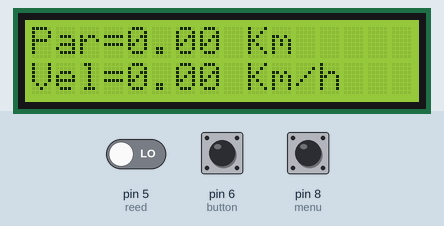
The sketch below on a simulated Arduino Uno, built with avr-gcc and run on an emulated ATmega328P. Parts: 16×2 character LCD. The test bench sets the inputs (shaded band); at power-on: pin 6 (button) LOW, pin 5 (reed) LOW, pin 8 (menu) LOW.

Above: at 2.3 s.
2.4 s: pin 6 (button) pulled HIGH for 1 s
At 4.1 s:
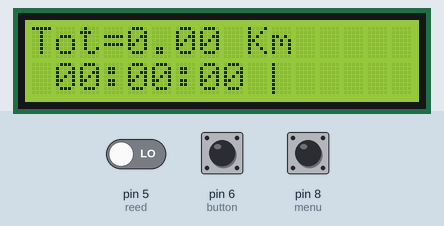
4.9 s: pin 5 (reed) driven HIGH
At 7.2 s:
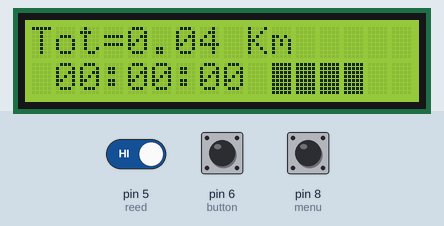
7.3 s: pin 8 (menu) pulled HIGH for 3.2 s
At 10.2 s:
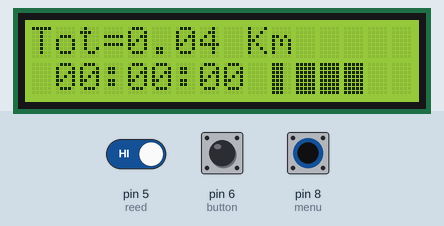
13.2 s: pin 6 (button) pulled HIGH for 3.2 s
At 13.64 s:
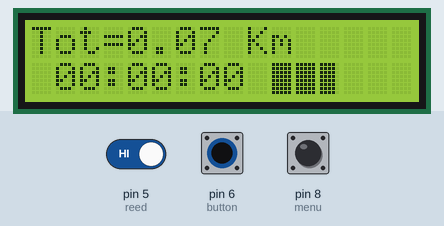
17.9 s: pin 5 (reed) driven LOW
At 20.6 s:
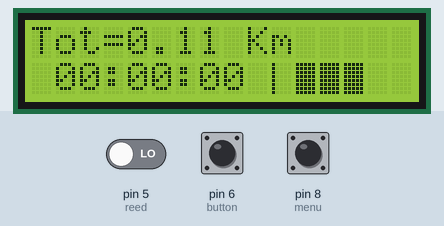
20.9 s: pin 5 (reed) driven HIGH
At 20.98 s:
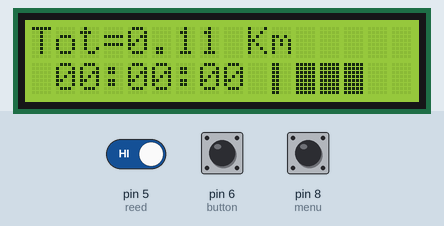
Timing chart, 0 to 23.4 s (numbered marks = the images above; inputs shaded):
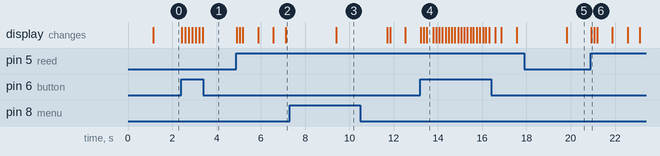

Measured:
- after the input at 2.4 s, the display: changes at once (image 1)
- after the input at 4.9 s, the display: first changes at once (image 2 shows a later state)
- after the input at 7.3 s, the display: changes after 2.1 s (image 3)
- after the input at 13.2 s, the display: first changes at once (image 4 shows a later state)
- after the input at 17.9 s, the display: changes after 1.9 s (image 5)
- after the input at 20.9 s, the display: changes at once (image 6)

The sketch:

Tachimetro.ino
```cpp
#include <Wire.h>
#include <LiquidCrystal_I2C.h>
#include <Math.h>

#define button 6 //pin a cui collego il bottone per agire sul menù
#define reed 5 //pin a cui collego il sensore reed
#define menu 8 //pin per interagire con il menù (start/stop timer, azzeramento parziale ecc)

LiquidCrystal_I2C lcd (0x27, 2, 1, 0, 4, 5, 6, 7, 3, POSITIVE); //scl=A5, sda=A4
float c = 2.07470779; //lunghezza ruota (da 26'') in metri
float V = 0; //Velocità
int an_speed = 0; //Variabile per la visualizzazione analogica della velocità
float A = 0; //Accelerazione
float P = 0; //Distanza percorsa a partire dall'ultima corsa
float Km = 0; //distanza totale percorsa in Km
unsigned long t1, t2 = 0; //Variabili temporali 1 e 2
unsigned long int guard = 0; //Variabile che controlla se sono fermo
unsigned long time_start, timer = 0; //Istante di inizio del cronometro e tempo trascorso dall'istante d'inizio
int h, m, s = 0; //Ore, minuti e secondi per il cronometro
boolean start_stop = false; //Booleano per verificare se il cronometro è avviato o fermo. falso finchè il cronometro è fermo
int page = 0; ///Var che mi dice a che pagina è il display
boolean double_click = false; //Booleano che indica la pressione doppia del pulsante per agire sul menù

/* Creazione dei caratteri per indicare la velocità in maniera analogica e visiva */

/*byte five[8] = { B11111, B11111, B11111, B11111, B11111, B11111, B11111, B11111 };

byte four[8] = { B11110, B11110, B11110, B11110, B11110, B11110, B11110, B11110 };

byte three[8] = { B11100, B11100, B11100, B11100, B11100, B11100, B11100, B11100 };

byte two[8] = { B11000, B11000, B11000, B11000, B11000, B11000, B11000, B11000};

byte one[8] = { B10000, B10000, B10000, B10000, B10000, B10000, B10000, B10000 };*/
const uint8_t matrix[][8] ={
 {
  0x10,
  0x10,
  0x10,
  0x10,
  0x10,
  0x10,
  0x10,
  0x10},

{
  0x18,
  0x18,
  0x18,
  0x18,
  0x18,
  0x18,
  0x18,
  0x18},

 {
  0x1C,
  0x1C,
  0x1C,
  0x1C,
  0x1C,
  0x1C,
  0x1C,
  0x1C},

{
  0x1E,
  0x1E,
  0x1E,
  0x1E,
  0x1E,
  0x1E,
  0x1E,
  0x1E},

  {
  0x1f,
  0x1f,
  0x1f,
  0x1f,
  0x1f,
  0x1f,
  0x1f,
  0x1f}
  };

/* Gestione della visualizzazione analogica della velocità. Ogni colonna illuminata equivale a 2 Km/h, si legge fino ad un massimo di 40 Km/h (uso 4 caratteri) */

void analog_speed () {
  lcd.setCursor(10,1);
  if (V < 40) {
    an_speed = round(V / 2);
  }
  else {
    an_speed = 20;
  }
  for (int i = 0; i < an_speed/5; i++) {
        lcd.print(char(4));
      }
     if (an_speed < 20){
      lcd.print( char( an_speed % 5 ) );
      }
    }


/* Funzioni per la gestione del refresh e cambio del menu sull'lcd */

void Round(int page) {  //funzione che alla pressione del tasto sul pin button cambia la pagina visualizzata sul display lcd
  switch (page) {
    case 0: { //Distanza parziale e velocità
        lcd.clear();
        lcd.print("Par="); lcd.print(P); lcd.print(" Km");
        lcd.setCursor(0, 1);
        lcd.print("Vel="); lcd.print(V); lcd.print(" Km/h");
        break;
      }
    case 1: { //Distanza totale e cronometro
        lcd.clear();
        lcd.print( "Tot="); lcd.print(Km); lcd.print(" Km");
        lcd.setCursor(0, 1);
        if (start_stop == true ) { //se il cronometro non è stato avviato, timer non si deve aggiornare ma rimanere a 0
          timer = (millis() - time_start) / 1000;
        }
        Refresh_Chronometer();
        analog_speed();
        break;
      }
  }
}

void Refresh(int page) { //funzione che aggiorna i valori visualizzati sulla pagina attuale senza riscrivere l'intera pagina
  if (start_stop == true ) { //se il cronometro non è stato avviato, start_stop deve rimanere a 0, altrimenti si aggiorna anche se sono in pagina 0, poi non verrà visualizzato
    timer = (millis() - time_start) / 1000;
  }
  else {
    m, h, s = 0;
  }
  switch (page) {

    case 0: {
        lcd.setCursor(4, 0);
        lcd.print(P);
        lcd.setCursor(4, 1);
        lcd.print(V);

        break;

      }
    case 1: {
        lcd.setCursor(4, 0);
        lcd.print(Km);
        Refresh_Chronometer();
        analog_speed();
        break;
      }
  }
}


boolean chronometer(boolean start_stop) { //Gestione del cronometro
  if (start_stop == false) { // se è fermo lo devo avviare il cronometro
    time_start = millis(); //Timer contiene l'istante in cui è stato avviato il cronometro
    return true; //Ne segnalo l'avvio
  }
  else {
    h, m, s = 0;
    return false;
  }
}

void Refresh_Chronometer() {
lcd.setCursor(1,1);
  if (h < 10) {
    lcd.print("0");
    lcd.print(h);
    lcd.print(":");
  }
  else {
    lcd.print(h);
    lcd.print(":");
  }
  if (m < 10) {
    lcd.print("0");
    lcd.print(m);
    lcd.print(":");
  }
  else {
    lcd.print(m);
    lcd.print(":");
  }
  if (s < 10) {
    lcd.print("0");
    lcd.print(s);
  }
  else {
    lcd.print(s);
  }

}


void setup() {
  pinMode(reed, INPUT);
  pinMode(button, INPUT);
  pinMode (menu, INPUT);
  lcd.begin(16, 2);
  for (int i = 0 ; i <= 4 ; i++){
  lcd.createChar(i, (uint8_t *)matrix[i]);
  }
  lcd.print("Ciao Elia,");
  lcd.setCursor(0, 1);
  lcd.print("Buona corsa! :)");
  delay(1000);
  Round(page);
}

void loop() {
  /*        Model View Control
  Aggiornamento modello interno*/

  /*Diplay*/

  /*Controllo*/
  guard = millis();
  if ((guard - t2) > 2000) { //controllo se sono fermo
    V = 0;
    Refresh(page);
  }
  if (digitalRead(reed) == HIGH) { //controllo se il reed ha dato un'impulso e calcolo distanza e velocità
    t1 = t2;
    t2 = millis();
    V = (c *  3600  / (t2 - t1));
    Km = Km + (c / 1000);
    P = P + (c / 1000);
    Refresh(page);
    delay(120); //andando a 50km/h faccio un giro di ruota ogni 150ms è inutile ripetere più spesso il loop e non rischio di prendere due volte lo stesso passaggio della ruota
  }

  if (digitalRead(button) == HIGH) { //Per cambiare pagina del display lcd
    page = (page + 1) % 2; //IN INFORMATICA SI CONTA DA ZERO CAPRA
    Round(page);
    delay(120);
  }

  if (digitalRead(menu) == HIGH) { //riconosce la pressione del pulsante di menù e su quale pagina è stato premuto
    delay(2000);
    switch (page) {
      case 0:
        P = 0; //azzera il parziale
        break;
      case 1:
        start_stop = chronometer(start_stop); //avvia la funzione di gestione del cronometro
        break;
    }
  }

  if ( ( (timer - (h * 3600 + m * 60 + s) ) >= 1 && start_stop == true ) ) { //aggiornamento del tempo del cronometro, lo valuto solo se il cronometro è stato avviato e in ogni caso ogni secondo
    h = timer / 3600; //definizione variabili del cronometro
    m = (timer - h * 3600) / 60;
    s = (timer - h * 3600 - m * 60);
  }
}
//per azzerare il cronometro un doppio doppio click in pagina 1?
//barrettine d'acceelerazione o velocità
//se stacco tutto, memorizzo nella eeprom il totale
```
